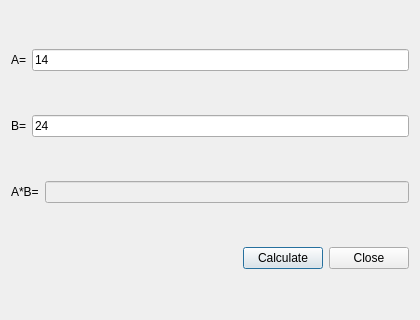
<?xml version="1.0" encoding="UTF-8"?>
<ui version="4.0"><class>Dialog</class><widget class="QDialog" name="Dialog"><property name="geometry"><rect><x>0</x><y>0</y><width>420</width><height>320</height></rect></property><property name="windowTitle"><string>Rows 4</string></property><layout class="QVBoxLayout" name="verticalLayout"><property name="leftMargin"><number>11</number></property><property name="topMargin"><number>11</number></property><property name="rightMargin"><number>11</number></property><property name="bottomMargin"><number>11</number></property><property name="spacing"><number>6</number></property><item><layout class="QHBoxLayout" name="rowLayout"><property name="leftMargin"><number>0</number></property><property name="topMargin"><number>0</number></property><property name="rightMargin"><number>0</number></property><property name="bottomMargin"><number>0</number></property><property name="spacing"><number>6</number></property><item><widget class="QLabel" name="label"><property name="text"><string>A=</string></property></widget></item><item><widget class="QLineEdit" name="lineEdit"><property name="text"><string>14</string></property></widget></item></layout></item><item><layout class="QHBoxLayout" name="rowLayout"><property name="leftMargin"><number>0</number></property><property name="topMargin"><number>0</number></property><property name="rightMargin"><number>0</number></property><property name="bottomMargin"><number>0</number></property><property name="spacing"><number>6</number></property><item><widget class="QLabel" name="label"><property name="text"><string>B=</string></property></widget></item><item><widget class="QLineEdit" name="lineEdit"><property name="text"><string>24</string></property></widget></item></layout></item><item><layout class="QHBoxLayout" name="rowLayout"><property name="leftMargin"><number>0</number></property><property name="topMargin"><number>0</number></property><property name="rightMargin"><number>0</number></property><property name="bottomMargin"><number>0</number></property><property name="spacing"><number>6</number></property><item><widget class="QLabel" name="label"><property name="text"><string>A*B=</string></property></widget></item><item><widget class="QLineEdit" name="lineEdit"><property name="enabled"><bool>false</bool></property></widget></item></layout></item><item><layout class="QHBoxLayout" name="buttons"><property name="leftMargin"><number>0</number></property><property name="topMargin"><number>0</number></property><property name="rightMargin"><number>0</number></property><property name="bottomMargin"><number>0</number></property><property name="spacing"><number>6</number></property><item><spacer name="horizontalSpacer"><property name="orientation"><enum>Qt::Orientation::Horizontal</enum></property><property name="sizeHint" stdset="0"><size><width>40</width><height>20</height></size></property></spacer></item><item><widget class="QPushButton" name="calc"><property name="text"><string>Calculate</string></property></widget></item><item><widget class="QPushButton" name="close"><property name="text"><string>Close</string></property></widget></item></layout></item></layout></widget></ui>
